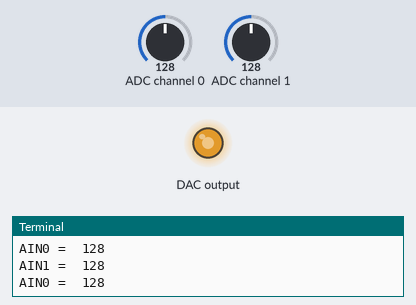
A program run on a simulated Raspberry Pi (BCM pin numbers). Parts: output pins drawn as LEDs (lit = HIGH), the last lines printed to the terminal. The test bench sets the inputs (shaded band); at power-on: ADC channel 0 = 128, ADC channel 1 = 128 (analog values on the 0–255 scale).

Above: at 1.2 s.
1.3 s: ADC channel 0 set to 178
At 2.5 s:
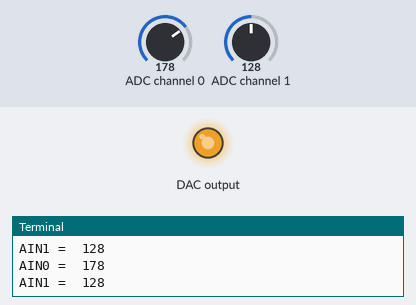
2.8 s: ADC channel 0 set to 0
At 3.8 s:
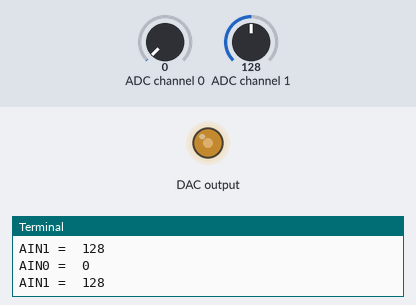
Timing chart, 0 to 5.8 s (numbered marks = the images above; inputs shaded):
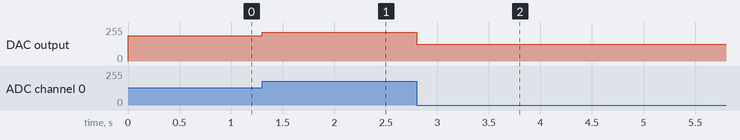

Measured:
- after the input at 1.3 s, DAC output: 190/255 → 215/255 at once
- after the input at 2.8 s, DAC output: 215/255 → 125/255 at once

The program:

PCF8591.py
```python
#!/usr/bin/env python
#------------------------------------------------------
#
#		This is a program for PCF8591 Module.
#
#		Warnng! The Analog input MUST NOT be over 3.3V!
#
#		In this script, we use a poteniometer for analog
#   input, and a LED on AO for analog output.
#
#		you can import this script to another by:
#	import PCF8591 as ADC
#
#	ADC.Setup(Address)  # Check it by sudo i2cdetect -y -1
#	ADC.read(channal)	# Channal range from 0 to 3
#	ADC.write(Value)	# Value range from 0 to 255
#
#------------------------------------------------------
import smbus
import time

# for RPI version 1, use "bus = smbus.SMBus(0)"
bus = smbus.SMBus(1)

#check your PCF8591 address by type in 'sudo i2cdetect -y -1' in terminal.
def setup(Addr):
	global address
	address = Addr

def read(chn): #channel
	if chn == 0:
		bus.write_byte(address,0x40)
	if chn == 1:
		bus.write_byte(address,0x41)
	if chn == 2:
		bus.write_byte(address,0x42)
	if chn == 3:
		bus.write_byte(address,0x43)
	bus.read_byte(address) # dummy read to start conversion
	return bus.read_byte(address)

def write(val):
	temp = val # move string value to temp
	temp = int(temp) # change string to integer
	# print temp to see on terminal else comment out
	bus.write_byte_data(address, 0x40, temp)

if __name__ == "__main__":
	setup(0x48)
	while True:
		print( 'AIN0 = ', read(0))
		print( 'AIN1 = ', read(1))
		tmp = read(0)
		tmp = tmp*(255-125)/255+125 # LED won't light up below 125, so convert '0-255' to '125-255'
		write(tmp)
#		time.sleep(0.3)
```
